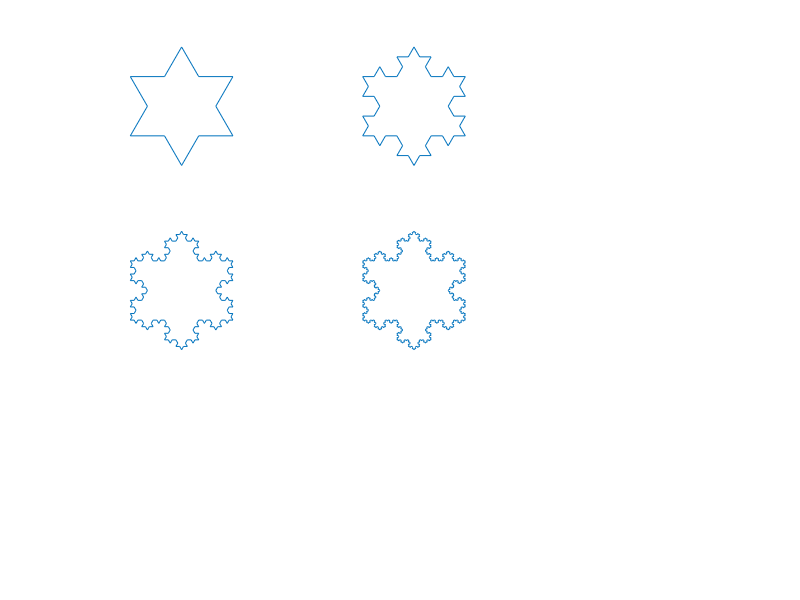

This chart was generated by the following MATLAB code:
% draw a Koch set, of depths up to 6
r3=sqrt(3)/2;
z=[0 0.5+i*r3 1];
for n=[1 2 4 5], 
   nz=size(z,2)-1;
   r=diff([z 0])/3;
   z=[z;z+r;z+(1.5+i*r3)*r;z+2*r];
   z=conj(z(:)');
   subplot(3,3,n)
   plot([z 0]),hold on
   axis('off'),axis('image')
end
hold off
print -depsc2 koch
